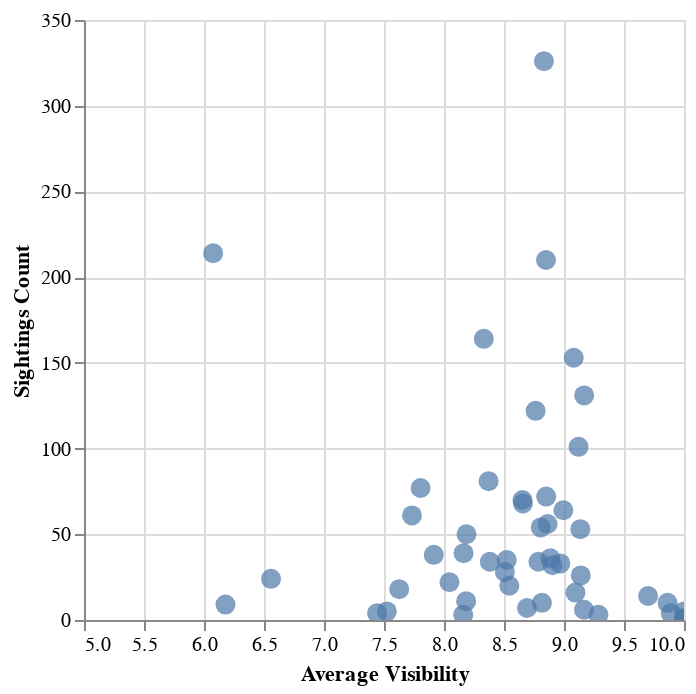

Notebook code for this chart:
### Code cell
import altair as alt
chart = (
    alt.Chart(state_count)
    .mark_circle(size=100)
    .encode(
        x=alt.X('vis', title='Average Visibility', scale=alt.Scale(domain=[5, 10])),
        y=alt.Y('count', title='Sightings Count'),
        tooltip=['state', 'count', 'vis']  # shows info when hovered
    )
    .interactive()  # allows zoom/pan
)

chart

### Figure 1 — Vega-Lite specification as saved in the notebook (floating-point values rounded to 4 significant figures)
{"config": {"view": {"continuousWidth": 300, "continuousHeight": 300}}, "data": {"name": "data-9d44943fabd8411ffb28f235bf0786fd"}, "mark": {"type": "circle", "size": 100}, "encoding": {"tooltip": [{"field": "state", "type": "nominal"}, {"field": "count", "type": "quantitative"}, {"field": "vis", "type": "quantitative"}], "x": {"field": "vis", "scale": {"domain": [5, 10]}, "title": "Average Visibility", "type": "quantitative"}, "y": {"field": "count", "title": "Sightings Count", "type": "quantitative"}}, "params": [{"name": "param_15", "select": {"type": "interval", "encodings": ["x", "y"]}, "bind": "scales"}], "$schema": "https://vega.github.io/schema/vega-lite/v5.20.1.json", "datasets": {"data-9d44943fabd8411ffb28f235bf0786fd": [{"state": "Alabama", "count": 68, "vis": 8.658}, {"state": "Alaska", "count": 7, "vis": 8.691}, {"state": "Arizona", "count": 32, "vis": 8.904}, {"state": "Arkansas", "count": 64, "vis": 8.995}, {"state": "California", "count": 131, "vis": 9.168}, {"state": "Colorado", "count": 70, "vis": 8.654}, {"state": "Connecticut", "count": 10, "vis": 9.863}, {"state": "Delaware", "count": 3, "vis": 8.16}, {"state": "Florida", "count": 210, "vis": 8.85}, {"state": "Georgia", "count": 81, "vis": 8.371}, {"state": "Idaho", "count": 24, "vis": 6.558}, {"state": "Illinois", "count": 164, "vis": 8.332}, {"state": "Indiana", "count": 28, "vis": 8.507}, {"state": "Iowa", "count": 35, "vis": 8.523}, {"state": "Kansas", "count": 36, "vis": 8.886}, {"state": "Kentucky", "count": 61, "vis": 7.733}, {"state": "Louisiana", "count": 22, "vis": 8.045}, {"state": "Maine", "count": 4, "vis": 9.89}, {"state": "Maryland", "count": 9, "vis": 6.179}, {"state": "Massachusetts", "count": 20, "vis": 8.545}, {"state": "Michigan", "count": 122, "vis": 8.764}, {"state": "Minnesota", "count": 34, "vis": 8.787}, {"state": "Mississippi", "count": 11, "vis": 8.185}, {"state": "Missouri", "count": 72, "vis": 8.851}, {"state": "Montana", "count": 16, "vis": 9.096}, {"state": "Nebraska", "count": 10, "vis": 8.816}, {"state": "Nevada", "count": 1, "vis": 10.0}, {"state": "New Hampshire", "count": 6, "vis": 9.167}, {"state": "New Jersey", "count": 34, "vis": 8.382}, {"state": "New Mexico", "count": 14, "vis": 9.701}, {"state": "New York", "count": 33, "vis": 8.97}, {"state": "North Carolina", "count": 50, "vis": 8.187}, {"state": "North Dakota", "count": 1, "vis": 10.0}, {"state": "Ohio", "count": 214, "vis": 6.076}, {"state": "Oklahoma", "count": 53, "vis": 9.136}, {"state": "Oregon", "count": 101, "vis": 9.121}, {"state": "Pennsylvania", "count": 38, "vis": 7.915}, {"state": "Rhode Island", "count": 5, "vis": 7.524}, {"state": "South Carolina", "count": 18, "vis": 7.627}, {"state": "South Dakota", "count": 3, "vis": 9.287}, {"state": "Tennessee", "count": 39, "vis": 8.163}, {"state": "Texas", "count": 153, "vis": 9.081}, {"state": "Utah", "count": 26, "vis": 9.14}, {"state": "Vermont", "count": 4, "vis": 7.442}, {"state": "Virginia", "count": 54, "vis": 8.806}, {"state": "Washington", "count": 326, "vis": 8.833}, {"state": "West Virginia", "count": 77, "vis": 7.805}, {"state": "Wisconsin", "count": 56, "vis": 8.863}, {"state": "Wyoming", "count": 5, "vis": 10.0}]}}
